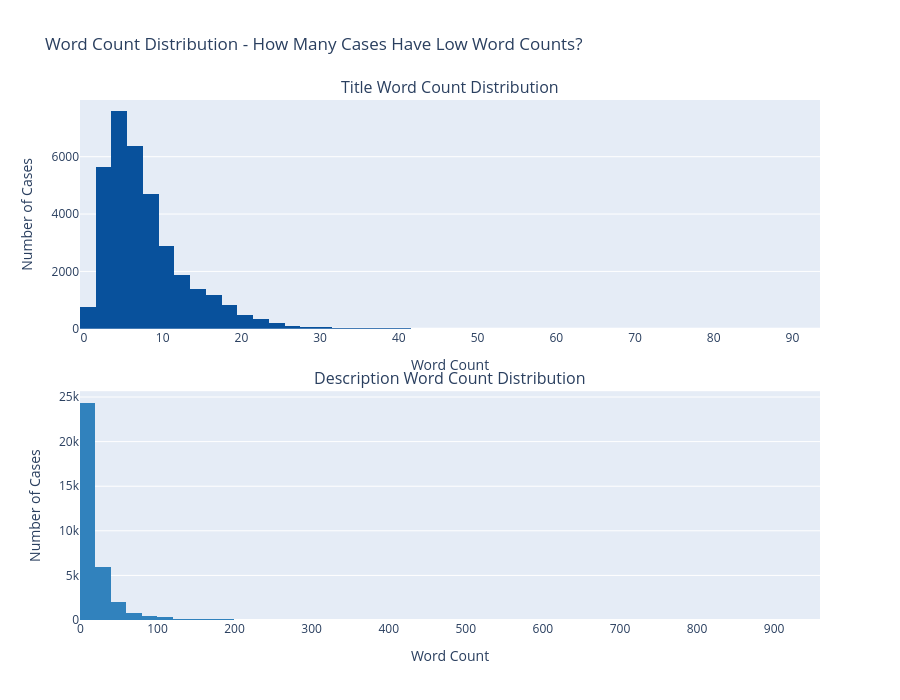

The code cell stored with this chart in its notebook:
### Code cell
# =============================================================================
# Word Count Distribution - Histogram Analysis
# =============================================================================

from plotly.subplots import make_subplots

fig = make_subplots(
    rows=2, cols=1,
    subplot_titles=('Title Word Count Distribution', 'Description Word Count Distribution'),
    vertical_spacing=0.12
)

# Title word count histogram
fig.add_trace(go.Histogram(
    x=master_df['title_word_count'],
    nbinsx=50,
    marker_color='#08519c',
    name='Title',
    hovertemplate='Word Count: %{x}<br>Cases: %{y}<extra></extra>'
), row=1, col=1)

# Description word count histogram
fig.add_trace(go.Histogram(
    x=master_df['description_word_count'],
    nbinsx=50,
    marker_color='#3182bd',
    name='Description',
    hovertemplate='Word Count: %{x}<br>Cases: %{y}<extra></extra>'
), row=2, col=1)

fig.update_xaxes(title_text='Word Count', row=1, col=1)
fig.update_xaxes(title_text='Word Count', row=2, col=1)
fig.update_yaxes(title_text='Number of Cases', row=1, col=1)
fig.update_yaxes(title_text='Number of Cases', row=2, col=1)

fig.update_layout(
    title='Word Count Distribution - How Many Cases Have Low Word Counts?',
    height=700,
    showlegend=False
)
fig.show()

# Low word count analysis - potential model impact
thresholds = [3, 5, 10]
print("=" * 70)
print("LOW WORD COUNT ANALYSIS - Potential Impact on Model Performance")
print("=" * 70)

for t in thresholds:
    title_low = (master_df['title_word_count'] <= t).sum()
    desc_low = (master_df['description_word_count'] <= t).sum()
    combined_low = (master_df['combined_word_count'] <= t).sum()
    print(f"\n  Word count <= {t}:")
    print(f"    Titles:       {title_low:>6,} ({100*title_low/len(master_df):.2f}%)")
    print(f"    Descriptions: {desc_low:>6,} ({100*desc_low/len(master_df):.2f}%)")
    print(f"    Combined:     {combined_low:>6,} ({100*combined_low/len(master_df):.2f}%)")

print(f"\n{'=' * 70}")
print(f"Total records: {len(master_df):,}")
print(f"\nNote: Very short texts (<=5 words) provide limited semantic signal")
print(f"for BERT embeddings and may hurt classification accuracy.")

### Figure 1 — Plotly figure (JSON) as saved in the notebook; plotly's stock layout.template omitted (floating-point values rounded to 4 significant figures; data arrays with more than 128 entries replaced by an {"elided": "..."} marker saying what was removed)
{"data": [{"hovertemplate": "Word Count: %{x}<br>Cases: %{y}<extra></extra>", "marker": {"color": "#08519c"}, "name": "Title", "nbinsx": 50, "type": "histogram", "x": {"elided": "34576 int values"}, "xaxis": "x", "yaxis": "y"}, {"hovertemplate": "Word Count: %{x}<br>Cases: %{y}<extra></extra>", "marker": {"color": "#3182bd"}, "name": "Description", "nbinsx": 50, "type": "histogram", "x": {"elided": "34576 int values"}, "xaxis": "x2", "yaxis": "y2"}], "layout": {"annotations": [{"font": {"size": 16}, "showarrow": false, "text": "Title Word Count Distribution", "x": 0.5, "xanchor": "center", "xref": "paper", "y": 1, "yanchor": "bottom", "yref": "paper"}, {"font": {"size": 16}, "showarrow": false, "text": "Description Word Count Distribution", "x": 0.5, "xanchor": "center", "xref": "paper", "y": 0.44, "yanchor": "bottom", "yref": "paper"}], "height": 700, "showlegend": false, "title": {"text": "Word Count Distribution - How Many Cases Have Low Word Counts?"}, "xaxis": {"anchor": "y", "domain": [0, 1], "title": {"text": "Word Count"}}, "xaxis2": {"anchor": "y2", "domain": [0, 1], "title": {"text": "Word Count"}}, "yaxis": {"anchor": "x", "domain": [0.56, 1], "title": {"text": "Number of Cases"}}, "yaxis2": {"anchor": "x2", "domain": [0, 0.44], "title": {"text": "Number of Cases"}}}}
